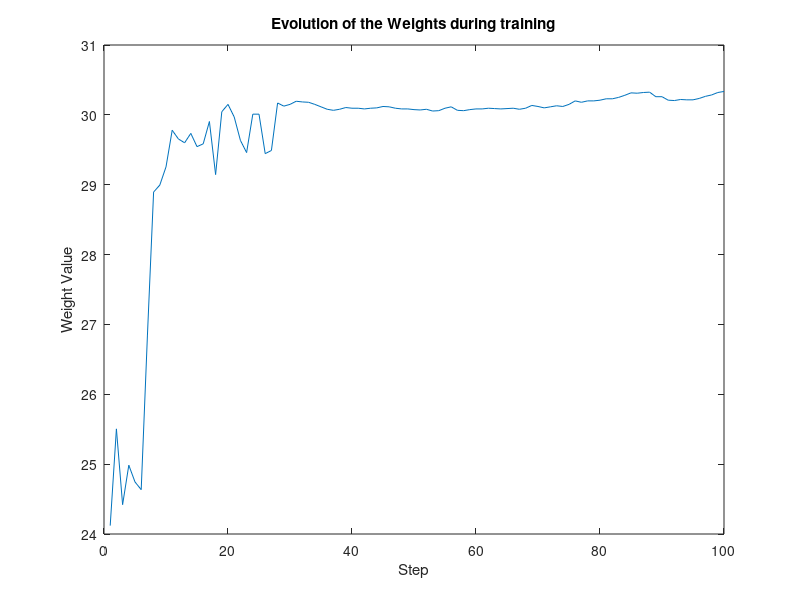

Recreate this plot in MATLAB.
input = importdata('avgData.txt');

plot(input);
hold on;

title('Evolution of the Weights during training');
xlabel('Step');
ylabel('Weight Value');